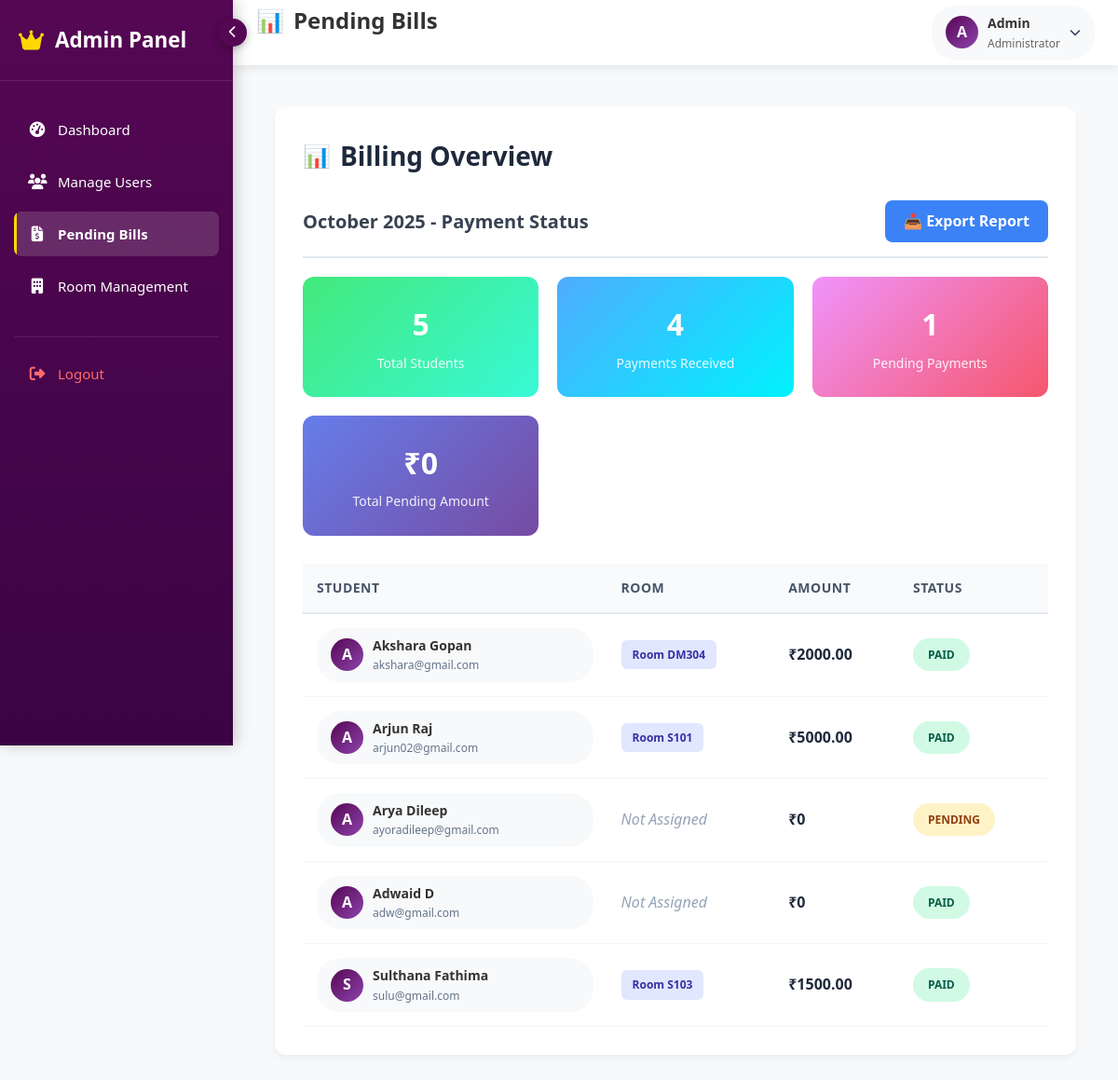
/pending_bills.php (signed in), run on the app's committed database.
### tables this page shows
CREATE TABLE `users` (
  `id` int(11) NOT NULL,
  `name` varchar(100) NOT NULL,
  `email` varchar(100) NOT NULL,
  `phone` varchar(15) NOT NULL,
  `password` varchar(255) NOT NULL,
  `room_id` int(11) DEFAULT NULL,
  `role` enum('admin','student') NOT NULL DEFAULT 'student',
  `status` enum('active','inactive') NOT NULL DEFAULT 'active',
  `created_at` datetime DEFAULT current_timestamp()
);

CREATE TABLE `rooms` (
  `id` int(11) NOT NULL,
  `room_number` varchar(10) NOT NULL,
  `type` enum('Single','Double','Dormitary') NOT NULL,
  `price` decimal(10,2) NOT NULL,
  `is_available` tinyint(1) DEFAULT 1,
  `status` enum('active','inactive') DEFAULT 'active',
  `image` varchar(255) DEFAULT NULL
);

### pending_bills.php (the view, shortened to what this page needs)
<?php
require_once 'connect.php';
$currentMonth = date('m');
$currentYear = date('Y');
$stmt = $pdo->prepare("
    SELECT u.id AS user_id, u.name, u.email, r.room_number, r.price
    FROM users u
    LEFT JOIN rooms r ON u.room_id = r.id
    WHERE u.role = 'student' AND u.status = 'active'
");
$stmt->execute();
$students = $stmt->fetchAll();
$results = [];
$totalPending = 0;
$totalPaid = 0;
foreach ($students as $student) {
    $paymentStmt = $pdo->prepare("
        SELECT p.id
        FROM payments p
        JOIN bills b ON p.bill_id = b.id
        WHERE b.user_id = ? AND MONTH(p.paid_at) = ? AND YEAR(p.paid_at) = ?
    ");
    $paymentStmt->execute([$student['user_id'], $currentMonth, $currentYear]);
    $paid = $paymentStmt->fetchColumn();
    $status = $paid ? 'Paid' : 'Pending';
    $amount = $student['price'] ?? 0;
    if ($status === 'Paid') {
        $totalPaid += $amount;
    } else {
        $totalPending += $amount;
    }
    $results[] = [
        'name' => $student['name'],
        'email' => $student['email'],
        'room' => $student['room_number'] ?? 'Not Assigned',
        'amount' => $amount,
        'status' => $status
    ];
}
$totalStudents = count($results);
$paidCount = count(array_filter($results, fn($row) => $row['status'] === 'Paid'));
$pendingCount = $totalStudents - $paidCount;
?>
<!DOCTYPE html>
<html>
<head>
</head>
<body>
<?php include 'sidebar.php'; ?>
<div class="container">
    <div class="card">
        <h1>Billing Overview</h1>
        <div class="month-header">
            <div class="month-title"><?php echo date('F Y'); ?> - Payment Status</div>
            <a href="download_bills.php" class="export-btn">
                📥 Export Report
            </a>
        </div>
        <div class="stats-grid">
            <div class="stat-card total">
                <div class="stat-value"><?php echo $totalStudents; ?></div>
                <div class="stat-label">Total Students</div>
            </div>
            <div class="stat-card paid">
                <div class="stat-value"><?php echo $paidCount; ?></div>
                <div class="stat-label">Payments Received</div>
            </div>
            <div class="stat-card pending">
                <div class="stat-value"><?php echo $pendingCount; ?></div>
                <div class="stat-label">Pending Payments</div>
            </div>
            <div class="stat-card">
                <div class="stat-value">₹<?php echo number_format($totalPending); ?></div>
                <div class="stat-label">Total Pending Amount</div>
            </div>
        </div>
        <div class="table-container">
            <table>
                <thead>
                    <tr>
                        <th>Student</th>
                        <th>Room</th>
                        <th>Amount</th>
                        <th>Status</th>
                    </tr>
                </thead>
                <tbody>
                    <?php foreach ($results as $row): ?>
                    <tr>
                        <td>
                            <div class="user-info">
                                <div class="user-avatar">
                                    <?php echo strtoupper(substr($row['name'], 0, 1)); ?>
                                </div>
                                <div class="user-details">
                                    <div class="user-name"><?php echo htmlspecialchars($row['name']); ?></div>
                                    <div class="user-email"><?php echo htmlspecialchars($row['email']); ?></div>
                                </div>
                            </div>
                        </td>
                        <td>
                            <?php if ($row['room'] !== 'Not Assigned'): ?>
                                <span class="room-badge">Room <?php echo htmlspecialchars($row['room']); ?></span>
                            <?php else: ?>
                                <span class="no-room">Not Assigned</span>
                            <?php endif; ?>
                        </td>
                        <td class="amount">₹<?php echo htmlspecialchars($row['amount']); ?></td>
                        <td>
                            <span class="status-badge status-<?php echo strtolower($row['status']); ?>">
                                <?php echo $row['status']; ?>
                            </span>
                        </td>
                    </tr>
                    <?php endforeach; ?>
                </tbody>
            </table>
        </div>
    </div>
</div>
</body>
</html>

### pending_bills.php (style rules this page uses)
* { margin: 0; padding: 0; box-sizing: border-box; font-family: 'Segoe UI', Tahoma, Geneva, Verdana, sans-serif; }
body { background-color: #f8fafc; color: #334155; line-height: 1.6; }
.container { max-width: 1200px; margin: 0 auto; padding: 20px; }
.card { background: white; border-radius: 12px; box-shadow: 0 4px 6px rgba(0, 0, 0, 0.05); padding: 30px; margin-bottom: 25px; }
h1 { color: #1e293b; font-size: 28px; margin-bottom: 25px; display: flex; align-items: center; gap: 10px; }
h1::before { content: "📊"; font-size: 24px; }
.stats-grid { display: grid; grid-template-columns: repeat(auto-fit, minmax(200px, 1fr)); gap: 20px; margin-bottom: 30px; }
.stat-card { background: linear-gradient(135deg, #667eea 0%, #764ba2 100%); color: white; padding: 25px; border-radius: 12px; text-align: center; }
.stat-card.pending { background: linear-gradient(135deg, #f093fb 0%, #f5576c 100%); }
.stat-card.paid { background: linear-gradient(135deg, #4facfe 0%, #00f2fe 100%); }
.stat-card.total { background: linear-gradient(135deg, #43e97b 0%, #38f9d7 100%); }
.stat-value { font-size: 32px; font-weight: 700; margin-bottom: 5px; }
.stat-label { font-size: 14px; opacity: 0.9; }
.table-container { overflow-x: auto; margin-top: 20px; }
table { width: 100%; border-collapse: collapse; background: white; }
th { background-color: #f8fafc; color: #475569; font-weight: 600; padding: 15px; text-align: left; border-bottom: 2px solid #e2e8f0; font-size: 14px; text-transform: uppercase; letter-spacing: 0.5px; }
td { padding: 15px; border-bottom: 1px solid #f1f5f9; color: #475569; }
.status-badge { display: inline-block; padding: 8px 16px; border-radius: 20px; font-size: 12px; font-weight: 600; text-transform: uppercase; }
.status-paid { background-color: #d1fae5; color: #065f46; }
.status-pending { background-color: #fef3c7; color: #92400e; }
.amount { font-weight: 600; color: #1e293b; }
.user-info { display: flex; align-items: center; gap: 12px; }
.user-avatar { width: 40px; height: 40px; border-radius: 50%; background: linear-gradient(135deg, #667eea 0%, #764ba2 100%); display: flex; align-items: center; justify-content: center; color: white; font-weight: 600; font-size: 16px; }
.user-details { display: flex; flex-direction: column; }
.user-name { font-weight: 600; color: #1e293b; }
.user-email { font-size: 12px; color: #64748b; }
.room-badge { display: inline-block; padding: 6px 12px; border-radius: 6px; font-size: 12px; font-weight: 600; background-color: #e0e7ff; color: #3730a3; }
.no-room { color: #94a3b8; font-style: italic; }
.month-header { display: flex; justify-content: space-between; align-items: center; margin-bottom: 20px; padding-bottom: 15px; border-bottom: 2px solid #e2e8f0; }
.month-title { font-size: 20px; font-weight: 600; color: #374151; }
.export-btn { background: #3b82f6; color: white; padding: 10px 20px; border-radius: 8px; text-decoration: none; font-weight: 600; display: inline-flex; align-items: center; gap: 8px; transition: all 0.3s ease; }

### data on the page
users: name "A", name "Akshara Gopan", email "akshara@gmail.com", room.room_number "DM304", room.price "2000.00", status "PAID"
users: name "A", name "Arjun Raj", email "arjun02@gmail.com", room.room_number "S101", room.price "5000.00", status "PAID"
users: name "A", name "Arya Dileep", email "ayoradileep@gmail.com", shows "Not Assigned", amount "0", status "PENDING"
users: name "A", name "Adwaid D", email "adw@gmail.com", shows "Not Assigned", amount "0", status "PAID"
users: name "S", name "Sulthana Fathima", email "sulu@gmail.com", room.room_number "S103", room.price "1500.00", status "PAID"

### other printed values
getPageTitle(basename($_SERVER['PHP_SELF'])) "Pending Bills"
substr($username, 0, 1) "A"
$username "Admin"
$totalStudents "5"
$paidCount "4"
$pendingCount "1"
$totalPending "0"
